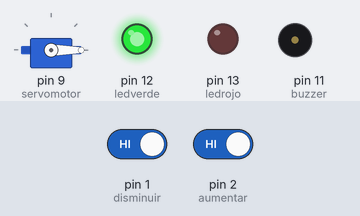
Bench run of a sketch on a simulated Arduino Uno, built with avr-gcc and run on an emulated ATmega328P. Parts: servo, output pins drawn as LEDs (lit = HIGH), buzzer (waves = sounding, pin HIGH). Inputs (shaded band) come from the test bench; at power-on: pin 2 (aumentar) HIGH, pin 1 (disminuir) HIGH.

Above: at 1.2 s.
1.3 s: pin 2 (aumentar) driven LOW
At 2.6 s:
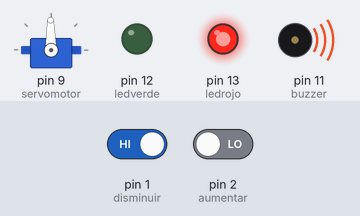
3.4 s: pin 1 (disminuir) driven LOW
At 4.1 s:
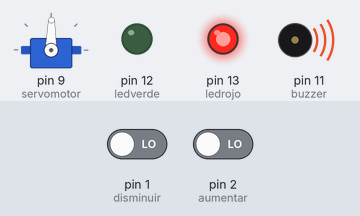
6.4 s: pin 2 (aumentar) driven HIGH
At 7.2 s:
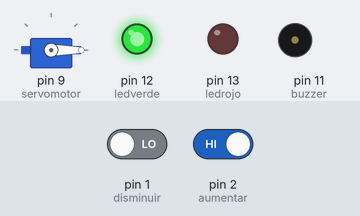
Timing chart, 0 to 9.4 s (numbered marks = the images above; inputs shaded):
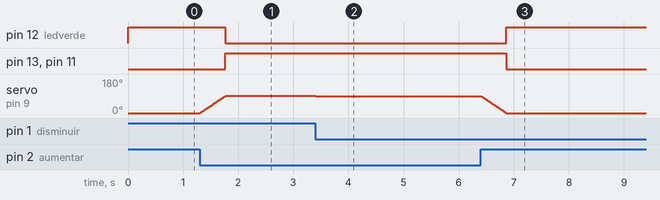

The sketch:

Proyecto_15_Servo2.ino
```cpp
#include <Servo.h>
Servo servomotor;

int angulo;
int aumentar = 2;  //Pin para el pulsador de aumentar el angulo
int disminuir = 1; //Pin para el pulsador de disminuir el angulo
int ledverde= 12;
int ledrojo= 13;
int buzzer= 11;
void setup() {

  servomotor.attach(9);  //Pin PWM 6 del Arduino
  pinMode(disminuir, INPUT);
  pinMode(aumentar, INPUT);
  pinMode(ledverde, OUTPUT) ;
 pinMode(ledrojo, OUTPUT) ;
 pinMode(buzzer, OUTPUT) ;

}

void loop() {
servomotor.write(angulo);
  //Aumenta el angulo mientras se mantenga presionado
  //El angulo no aumenta mas alla de 180 grados
  if(angulo==0){
    digitalWrite(ledverde, HIGH);
 digitalWrite(ledrojo, LOW);
 digitalWrite(buzzer, LOW);
  }
  if(angulo==90){
    digitalWrite(ledverde, LOW);
 digitalWrite(ledrojo, HIGH);
 digitalWrite(buzzer, HIGH);
  }
  if (digitalRead(aumentar) == LOW)
  {
    angulo++;
    servomotor.write(angulo);
    delay(5);

    if (angulo > 90)
    {
      angulo = 90;
    }
  }

  //Disminuye el angulo mientras se mantenga presionado
  //El angulo no disminuye mas alla de 0 grados
  if (digitalRead(disminuir) == LOW)
  {
    angulo--;
    servomotor.write(angulo);
    delay(5);

    if (angulo < 0)
    {
      angulo = 0;
    }
  }
}
```

Measured:
- after the input at 1.3 s, pin 12 (ledverde): HIGH → LOW after 0.46 s; pin 13 (ledrojo), pin 11 (buzzer): LOW → HIGH after 0.46 s; servo on pin 9 (servomotor): moves from 0° to 91° over 0.47 s, starting at once
- after the input at 3.4 s, servo on pin 9 (servomotor): goes 90° 0.01 s, 89° 0.01 s, 90° 0.29 s, 43 × (89° 0.02 s, 90° 0.05 s), 89° 0.02 s, then 90°, starting at once
- after the input at 6.4 s, pin 12 (ledverde): LOW → HIGH after 0.47 s; pin 13 (ledrojo), pin 11 (buzzer): HIGH → LOW after 0.47 s
